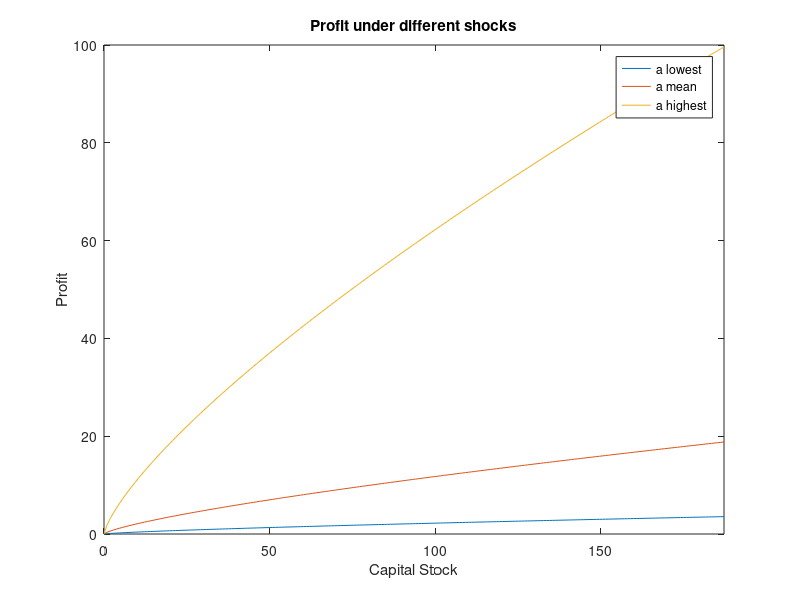

The MATLAB script that drew this image: (Note: this script raises an error after producing the figure.)
% Shasha Wang PS1 Q1 FNCE 937
clear all;
close all;

cd 'E:\Dropbox\fall 19-20\Finance 937\PS1\question_1'
tic;

%% Q1 Solving the Problem of the Firm in Discrete Time
% Grid for k - centered around k_mean = 1. 
% k_max = (a_max/delta)^(1/(1-alpha))
% k_min = 0
% Grid for a - choose a_mean s.t. k_mean = 1. Nine grid points work well.
% k_mean = (alpha * a_mean / (r_mean + delta))^(1/(1-alpha))
% a_min = a_mean - m*sigma/(1-rho^2)^0.5
% a_max = a_mean + m*sigma/(1-rho^2)^0.5

%% Parametization
rho = 0.8;
r = 0.02;
delta = 0.1;
theta_1 = 0.3;
theta_2 = 0.6;
W = 2;
sigma = 0.1;
m = 4; % number of a is 2 * 4 + 1 = 9
Na = m*2 + 1;
Nk_1 = 200;
Nk_2 = 25;
b_0 = 0;
b_1 = 0.5;

%% Create grid for k and a
k_min = 0.01; % setting k_min to 0 would pop up errors in the iteration
% a_mean = (r + delta) / theta_1; % Lecture 1 Page 15/52 "picking E[a] s.t. k_mean=1"
% But that would make a too small
a_mean = 2; % I set the mean of a higher
log_a_mean = log(a_mean);
log_a_min=log(a_mean)-m*sigma/sqrt(1-rho^2);
log_a_max=log(a_mean)+m*sigma/sqrt(1-rho^2);
log_a_grid=linspace(log_a_min,log_a_max,Na);
a_min=exp(log_a_min);
a_max=exp(log_a_max);
%a_min = max(0.2, a_mean - m * sigma/(1-rho^2)^0.5);
%a_mean = a_min + m*sigma/(1-rho^2)^0.5; % update a_mean
k_mean = (theta_1 * a_mean / (r + delta))^(1/(1-theta_1)); % Lecture 1 Page 15/52
%a_max = a_mean + m*sigma/(1-rho^2)^0.5;
%a_grid = linspace(a_min, a_max, Na);
k_max = (exp(log_a_max)/delta)^(1/(1-theta_1));
k_grid_1 = linspace(k_min, k_max, Nk_1);
k_grid_2 = linspace(k_min, k_max, Nk_2);

%% a) Plot the profit function as a function of the capital stock
labor = @(a,k) (k.^theta_1 * theta_2 * a/W).^(1/(1-theta_2));
labor_min = labor(a_min,k_grid_1);
labor_mean = labor(a_mean,k_grid_1);
labor_max = labor(a_max,k_grid_1);

profit = @(labor,a,k)a * k.^theta_1.* labor.^theta_2 - W*labor;
investment = @(k,k_prime)k_prime - (1-delta)*k;
adjustment_cost = @(investment,k)b_0*k + b_1*k*(investment/k-delta).^2;
divident = @(profit,investment,adjustment_cost)profit-investment-adjustment_cost;

profit_min = profit(labor_min,a_min,k_grid_1);
profit_mean = profit(labor_mean,a_mean,k_grid_1);
profit_max = profit(labor_max,a_max,k_grid_1);

figure (1)
plot(k_grid_1, profit_min,k_grid_1, profit_mean, k_grid_1, profit_max);
title('Profit under different shocks')
xlabel('Capital Stock')
ylabel('Profit')
legend('a lowest', 'a mean', 'a highest')
xlim([0,k_max])
savefig('q1a')

%% a's transition matrix

[Z,a_prob] = tauchen(Na,log_a_mean,rho,sigma,4);
assert(sum(abs(Z-log_a_grid))<0.01);

a_grid = exp(log_a_grid);

%% Value Function Iteration and q1c Policy Function
%% See if number of capital grid is 200
Nk=Nk_1;

k_policy_index = zeros(Na,Nk);
k_policy = zeros(Na,Nk);
investment_policy = zeros(Na,Nk);
financing_policy = zeros(Na,Nk);
value   = zeros(Na,Nk);
value0 = ones(Na,Nk); % initial guess
tolerance = 0.00001;
iteration = 0;
distance = 100;

k_grid = linspace(k_min, k_max, Nk);
[aa,kk]=meshgrid(a_grid, k_grid);

figure(2)
mesh(aa, kk, value0')

tic;
% phi = b_0 * k_grid_1 + b_1 * (i/k_grid_1 - delta).^2 .* k_grid_1;
while distance > tolerance
    for i=1:Na
        for j=1:Nk
            a = a_grid(i);
            k = k_grid(j);
            l = labor(a,k);
            %l = (k^theta_1 * theta_2 * a/W).^(1/(1-theta_2));
            pi = profit(l,a,k);
            inv = investment(k,k_grid);
            %pi = a*k^theta_1*l^theta_2 - W*l;
            phi = adjustment_cost(inv,k);
            d = divident(pi,inv,phi);
            %d = pi + (1-delta-b_0)*k-k_grid-b_1*k*(k_grid/k-1).^2;
            [v,ind] = max(d + 1/(1+r)*a_prob(i,:)*value0);
            value(i,j)=v;
            k_policy_index(i,j)=ind;
            k_policy(i,j) = k_grid(k_policy_index(i,j));
        end
    end
    hold on
    mesh(aa, kk, value')
    distance = sum(sum(abs(value-value0)));
    value0=value;
    iteration = iteration + 1;
end
display("iteration =    " + iteration + "   difference =   " + distance)
toc;

title(['Value Function Iteration Nk=', num2str(Nk)])
xlabel('Productivity')
ylabel('Capital Stock')
zlabel('Value')
savefig('q1b1_ValueFunction_3d') 

figure(3)
plot(k_grid,value(1,:))
xlim([0,k_max])
iter = 1;
while iter<=Na
    hold on; plot(k_grid,value(iter,:));
    iter=iter+1;
end
title(['value function at different shocks Nk= ', num2str(Nk)])
xlabel('Capital Stock')
ylabel('Value')
savefig('q1b1_ValueFunction_2d') 

figure(4)
[aa,kk]=meshgrid(a_grid, k_grid);
mesh(aa, kk, k_policy')
title(['Policy Function for Capital Nk=', num2str(Nk)])
xlabel('Productivity')
ylabel('Capital Stock')
zlabel('Capital Next Period')
savefig('q1b1_k_policy_3d') 

figure(5)
plot(k_grid, k_policy(1,:), k_grid, k_policy(m+1,:), k_grid, k_policy(Na,:) )
legend("lowest a","average a","highest a")
title(['Policy Function for Next Period Capital Nk=', num2str(Nk)])
xlabel('Current Capital Stock')
ylabel('Capital Next Period')
xlim([0,k_max])
savefig('q1b1_k_policy_2d') 

save('nk200_results','k_grid','k_policy','value','Nk','k_policy_index')

%% See if number of capital grid is 25
close all;
Nk=Nk_2;

k_policy_index = zeros(Na,Nk);
k_policy = zeros(Na,Nk);
value   = zeros(Na,Nk);
value0 = ones(Na,Nk); % initial guess
tolerance = 0.00001;
iteration = 0;
distance = 100;

k_grid = linspace(k_min, k_max, Nk);
[aa,kk]=meshgrid(a_grid, k_grid);

figure(2)
mesh(aa, kk, value0')

tic;
% phi = b_0 * k_grid_1 + b_1 * (i/k_grid_1 - delta).^2 .* k_grid_1;
while distance > tolerance
    for i=1:Na
        for j=1:Nk
            a = a_grid(i);
            k = k_grid(j);
            l = labor(a,k);
            %l = (k^theta_1 * theta_2 * a/W).^(1/(1-theta_2));
            pi = profit(l,a,k);
            inv = investment(k,k_grid);
            %pi = a*k^theta_1*l^theta_2 - W*l;
            phi = adjustment_cost(inv,k);
            d = divident(pi,inv,phi);
            %d = pi + (1-delta-b_0)*k-k_grid-b_1*k*(k_grid/k-1).^2;
            [v,ind] = max(d + 1/(1+r)*a_prob(i,:)*value0);
            value(i,j)=v;
            k_policy_index(i,j)=ind;
            k_policy(i,j) = k_grid(k_policy_index(i,j));
        end
    end
    hold on
    mesh(aa, kk, value')
    distance = sum(sum(abs(value-value0)));
    value0=value;
    iteration = iteration + 1;
end
display("iteration =    " + iteration + "   difference =   " + distance)
toc;

title(['Value Function Iteration Nk=', num2str(Nk)])
xlabel('Productivity')
ylabel('Capital Stock')
zlabel('Value')
savefig('q1b2_ValueFunction_3d') 

figure(3)
plot(k_grid,value(1,:))
xlim([0,k_max])
iter = 1;
while iter<=Na
    hold on; plot(k_grid,value(iter,:));
    iter=iter+1;
end
title(['value function at different shocks Nk= ', num2str(Nk)])
xlabel('Capital Stock')
ylabel('Value')
savefig('q1b2_ValueFunction_2d') 

figure(4)
[aa,kk]=meshgrid(a_grid, k_grid);
mesh(aa, kk, k_policy')
title(['Policy Function for Capital Nk=', num2str(Nk)])
xlabel('Productivity')
ylabel('Capital Stock')
zlabel('Capital Next Period')
savefig('q1b2_k_policy_3d') 

figure(5)
plot(k_grid, k_policy(1,:), k_grid, k_policy(m+1,:), k_grid, k_policy(Na,:) )
legend("lowest a","average a","highest a")
title(['Policy Function for Next Period Capital Nk=', num2str(Nk)])
xlabel('Current Capital Stock')
ylabel('Capital Next Period')
xlim([0,k_max])
savefig('q1b2_k_policy_2d') 

save('nk25_results','k_grid','k_policy','value','Nk','k_policy_index')

%% Calculate and plot optimal investment i(a,k) and financing (-d(a,k) when positive) policies
% against the current stock of capital. Do this for both the highest,
% average, and lowest value of the shock a
% i(a,k)=k'(a,k)-(1-delta)*k
close all;

load('nk200_results.mat')

investment_policy=ones(Na, Nk);
for i=1:Na
    for j=1:Nk
        investment_policy(i,j) = investment(k_grid(j),k_policy(i,j));
    end
end

[aa,kk]=meshgrid(a_grid, k_grid);
figure(1)
mesh(aa', kk', investment_policy)
title(['Policy Function for Investment Nk=', num2str(Nk)])
xlabel('Productivity')
ylabel('Capital Stock')
zlabel('Investment')
savefig('q1c1_investment_policy_3d') 

figure(2)
plot(k_grid, investment_policy(1,:), k_grid, investment_policy(m+1,:), k_grid, investment_policy(Na,:) )
legend("lowest a","average a","highest a")
title(['Policy Function for Investment Nk=', num2str(Nk)])
xlabel('Current Capital Stock')
ylabel('Optimal Investment')
savefig('q1c1_investment_policy_2d') 

financing_policy=ones(Na, Nk); % -d(a,k) when positive
for i=1:Na
    for j=1:Nk
        a=a_grid(i);
        k=k_grid(j);
        k_prime=k_policy(i,j);
        l=labor(a,k);
        pi=profit(l,a,k);
        inv=investment_policy(i,j);
        %inv=investment(k,k_prime);
        %assert(investment==investment(i,j));
        phi=adjustment_cost(inv,k);
        d=divident(pi,inv,phi);
        financing_policy(i,j) = max(-d,0);
    end
end

figure(3)
[aa,kk]=meshgrid(a_grid, k_grid);
mesh(aa', kk', financing_policy)
title(['Policy Function for Financing Nk=', num2str(Nk)])
xlabel('Productivity')
ylabel('Capital Stock')
zlabel('Financing')
savefig('q1c1_financing_policy_3d') 

figure(4)
plot(k_grid, financing_policy(1,:), k_grid, financing_policy(m+1,:), k_grid, financing_policy(Na,:) )
legend("lowest a","average a","highest a")
title(['Policy Function for Financing Nk=', num2str(Nk)])
xlabel('Current Capital Stock')
ylabel('Optimal Financing - Max(-d,0)')
%xlim([0,20])
savefig('q1c1_financing_policy_2d') 

save('nk200_results','k_grid','k_policy','value','Nk','k_policy_index','investment_policy','financing_policy')

%% see if # of grid is 25
close all;

load('nk25_results.mat')

investment_policy=ones(Na, Nk);
for i=1:Na
    for j=1:Nk
        investment_policy(i,j) = investment(k_grid(j),k_policy(i,j));
    end
end

[aa,kk]=meshgrid(a_grid, k_grid);
figure(1)
mesh(aa', kk', investment_policy)
title(['Policy Function for Investment Nk=', num2str(Nk)])
xlabel('Productivity')
ylabel('Capital Stock')
zlabel('Investment')
savefig('q1c2_investment_policy_3d') 

figure(2)
plot(k_grid, investment_policy(1,:), k_grid, investment_policy(m+1,:), k_grid, investment_policy(Na,:) )
legend("lowest a","average a","highest a")
title(['Policy Function for Investment Nk=', num2str(Nk)])
xlabel('Current Capital Stock')
ylabel('Optimal Investment')
savefig('q1c2_investment_policy_2d') 

financing_policy=ones(Na, Nk); % -d(a,k) when positive
for i=1:Na
    for j=1:Nk
        a=a_grid(i);
        k=k_grid(j);
        k_prime=k_policy(i,j);
        l=labor(a,k);
        pi=profit(l,a,k);
        inv=investment_policy(i,j);
        %inv=investment(k,k_prime);
        %assert(investment==investment(i,j));
        phi=adjustment_cost(inv,k);
        d=divident(pi,inv,phi);
        financing_policy(i,j) = max(-d,0);
    end
end

figure(3)
[aa,kk]=meshgrid(a_grid, k_grid);
mesh(aa', kk', financing_policy)
title(['Policy Function for Financing Nk=', num2str(Nk)])
xlabel('Productivity')
ylabel('Capital Stock')
zlabel('Financing')
savefig('q1c2_financing_policy_3d') 

figure(4)
plot(k_grid, financing_policy(1,:), k_grid, financing_policy(m+1,:), k_grid, financing_policy(Na,:) )
legend("lowest a","average a","highest a")
title(['Policy Function for Financing Nk=', num2str(Nk)])
xlabel('Current Capital Stock')
ylabel('Optimal Financing - Max(-d,0)')
%xlim([0,20])
savefig('q1c2_financing_policy_2d') 

save('nk25_results','k_grid','k_policy','value','Nk','k_policy_index','investment_policy','financing_policy')

toc;

%% q1d
close all;

%% Nk=200

load('nk200_results.mat')
optimal_investment_at_mean_shock=ones(4,Nk);

%% q1d1 b_0=0,b_1=0.5
% This is just what we've been doing before
optimal_investment_at_mean_shock(1,:)=investment_policy(m+1,:);

%% q1d2 b_0=0,b_1=10
b_0=0;
b_1=10;
adjustment_cost = @(investment,k)b_0*k + b_1*k*(investment/k-delta).^2;

k_policy_index = zeros(Na,Nk);
k_policy = zeros(Na,Nk);
investment_policy2 = zeros(Na,Nk);
value   = zeros(Na,Nk);
value0 = ones(Na,Nk); % initial guess
tolerance = 0.00001;
iteration = 0;
distance = 100;

k_grid = linspace(k_min, k_max, Nk);
[aa,kk]=meshgrid(a_grid, k_grid);

tic;
% phi = b_0 * k_grid_1 + b_1 * (i/k_grid_1 - delta).^2 .* k_grid_1;
while distance > tolerance
    for i=1:Na
        for j=1:Nk
            a = a_grid(i);
            k = k_grid(j);
            l = labor(a,k);
            %l = (k^theta_1 * theta_2 * a/W).^(1/(1-theta_2));
            pi = profit(l,a,k);
            inv = investment(k,k_grid);
            %pi = a*k^theta_1*l^theta_2 - W*l;
            phi = adjustment_cost(inv,k);
            d = divident(pi,inv,phi);
            %d = pi + (1-delta-b_0)*k-k_grid-b_1*k*(k_grid/k-1).^2;
            [v,ind] = max(d + 1/(1+r)*a_prob(i,:)*value0);
            value(i,j)=v;
            k_policy_index(i,j)=ind;
            k_policy(i,j) = k_grid(k_policy_index(i,j));
            investment_policy2(i,j) = investment(k,k_policy(i,j));
        end
    end
    distance = sum(sum(abs(value-value0)));
    value0=value;
    iteration = iteration + 1;
end
display("iteration =    " + iteration + "   difference =   " + distance)
toc;

optimal_investment_at_mean_shock(2,:)=investment_policy2(m+1,:);

%plot(k_grid,optimal_investment_at_mean_shock(1,:),k_grid,optimal_investment_at_mean_shock(2,:))

%% q1d3 b_0=0,b_1=b+=0.5 when i>delta*k and b_1=b-=10 when i<delta*k
b_0=0;
b_1_plus=0.5;
b_1_minus=10;
adjustment_cost = @(investment,k)b_0*k + k*(investment/k-delta)^2*b_1_plus*(investment>delta*k)...
                                       + k*(investment/k-delta)^2*b_1_minus*(investment<=delta*k);

k_policy_index = zeros(Na,Nk);
k_policy = zeros(Na,Nk);
investment_policy3 = zeros(Na,Nk);
value   = zeros(Na,Nk);
value0 = ones(Na,Nk); % initial guess
tolerance = 0.00001;
iteration = 0;
distance = 100;

k_grid = linspace(k_min, k_max, Nk);
[aa,kk]=meshgrid(a_grid, k_grid);

tic;
% phi = b_0 * k_grid_1 + b_1 * (i/k_grid_1 - delta).^2 .* k_grid_1;
while distance > tolerance
    for i=1:Na
        for j=1:Nk
            a = a_grid(i);
            k = k_grid(j);
            l = labor(a,k);
            %l = (k^theta_1 * theta_2 * a/W).^(1/(1-theta_2));
            pi = profit(l,a,k);
            inv = investment(k,k_grid);
            %pi = a*k^theta_1*l^theta_2 - W*l;
            phi = ones(1,Nk);
            for ss=1:Nk
                phi(ss) = adjustment_cost(inv(ss),k);
            end
            d = divident(pi,inv,phi);
            %d = pi + (1-delta-b_0)*k-k_grid-b_1*k*(k_grid/k-1).^2;
            [v,ind] = max(d + 1/(1+r)*a_prob(i,:)*value0);
            value(i,j)=v;
            k_policy_index(i,j)=ind;
            k_policy(i,j) = k_grid(k_policy_index(i,j));
            investment_policy3(i,j) = investment(k,k_policy(i,j));
        end
    end
    distance = sum(sum(abs(value-value0)));
    value0=value;
    iteration = iteration + 1;
end
display("iteration =    " + iteration + "   difference =   " + distance)
toc;

optimal_investment_at_mean_shock(3,:)=investment_policy3(m+1,:); 

%% q1d4 b_0=0.02,b_1=0.5 unless i=delta*k, i.e., just replacing...
% depreciated capital takes no adjustment cost
b_0=0.02;
b_1=0.5;
adjustment_cost = @(investment,k)b_0*k*(investment~=delta*k) + b_1*k*(investment/k-delta).^2;

k_policy_index = zeros(Na,Nk);
k_policy = zeros(Na,Nk);
investment_policy4 = zeros(Na,Nk);
value   = zeros(Na,Nk);
value0 = ones(Na,Nk); % initial guess
tolerance = 0.00001;
iteration = 0;
distance = 100;

k_grid = linspace(k_min, k_max, Nk);
[aa,kk]=meshgrid(a_grid, k_grid);

tic;
% phi = b_0 * k_grid_1 + b_1 * (i/k_grid_1 - delta).^2 .* k_grid_1;
while distance > tolerance
    for i=1:Na
        for j=1:Nk
            a = a_grid(i);
            k = k_grid(j);
            l = labor(a,k);
            %l = (k^theta_1 * theta_2 * a/W).^(1/(1-theta_2));
            pi = profit(l,a,k);
            inv = investment(k,k_grid);
            %pi = a*k^theta_1*l^theta_2 - W*l;
            phi = ones(1,Nk);
            for ss=1:Nk
                phi(ss) = adjustment_cost(inv(ss),k);
            end
            d = divident(pi,inv,phi);
            %d = pi + (1-delta-b_0)*k-k_grid-b_1*k*(k_grid/k-1).^2;
            [v,ind] = max(d + 1/(1+r)*a_prob(i,:)*value0);
            value(i,j)=v;
            k_policy_index(i,j)=ind;
            k_policy(i,j) = k_grid(k_policy_index(i,j));
            investment_policy4(i,j) = investment(k,k_policy(i,j));
        end
    end
    distance = sum(sum(abs(value-value0)));
    value0=value;
    iteration = iteration + 1;
end
display("iteration =    " + iteration + "   difference =   " + distance)
toc;

%% Plot the whole graph 
optimal_investment_at_mean_shock(4,:)=investment_policy4(m+1,:);

figure(1)
plot(k_grid,optimal_investment_at_mean_shock');
title(['investment policy Nk= ',num2str(Nk)])
ylabel('Optimal Investment at Mean Shock')
xlabel('Current Capital Stock')
legend('low adj. cost','high adj. cost','asymmetric adj. cost','fixed cost');
savefig('q1d_investment_policy') 